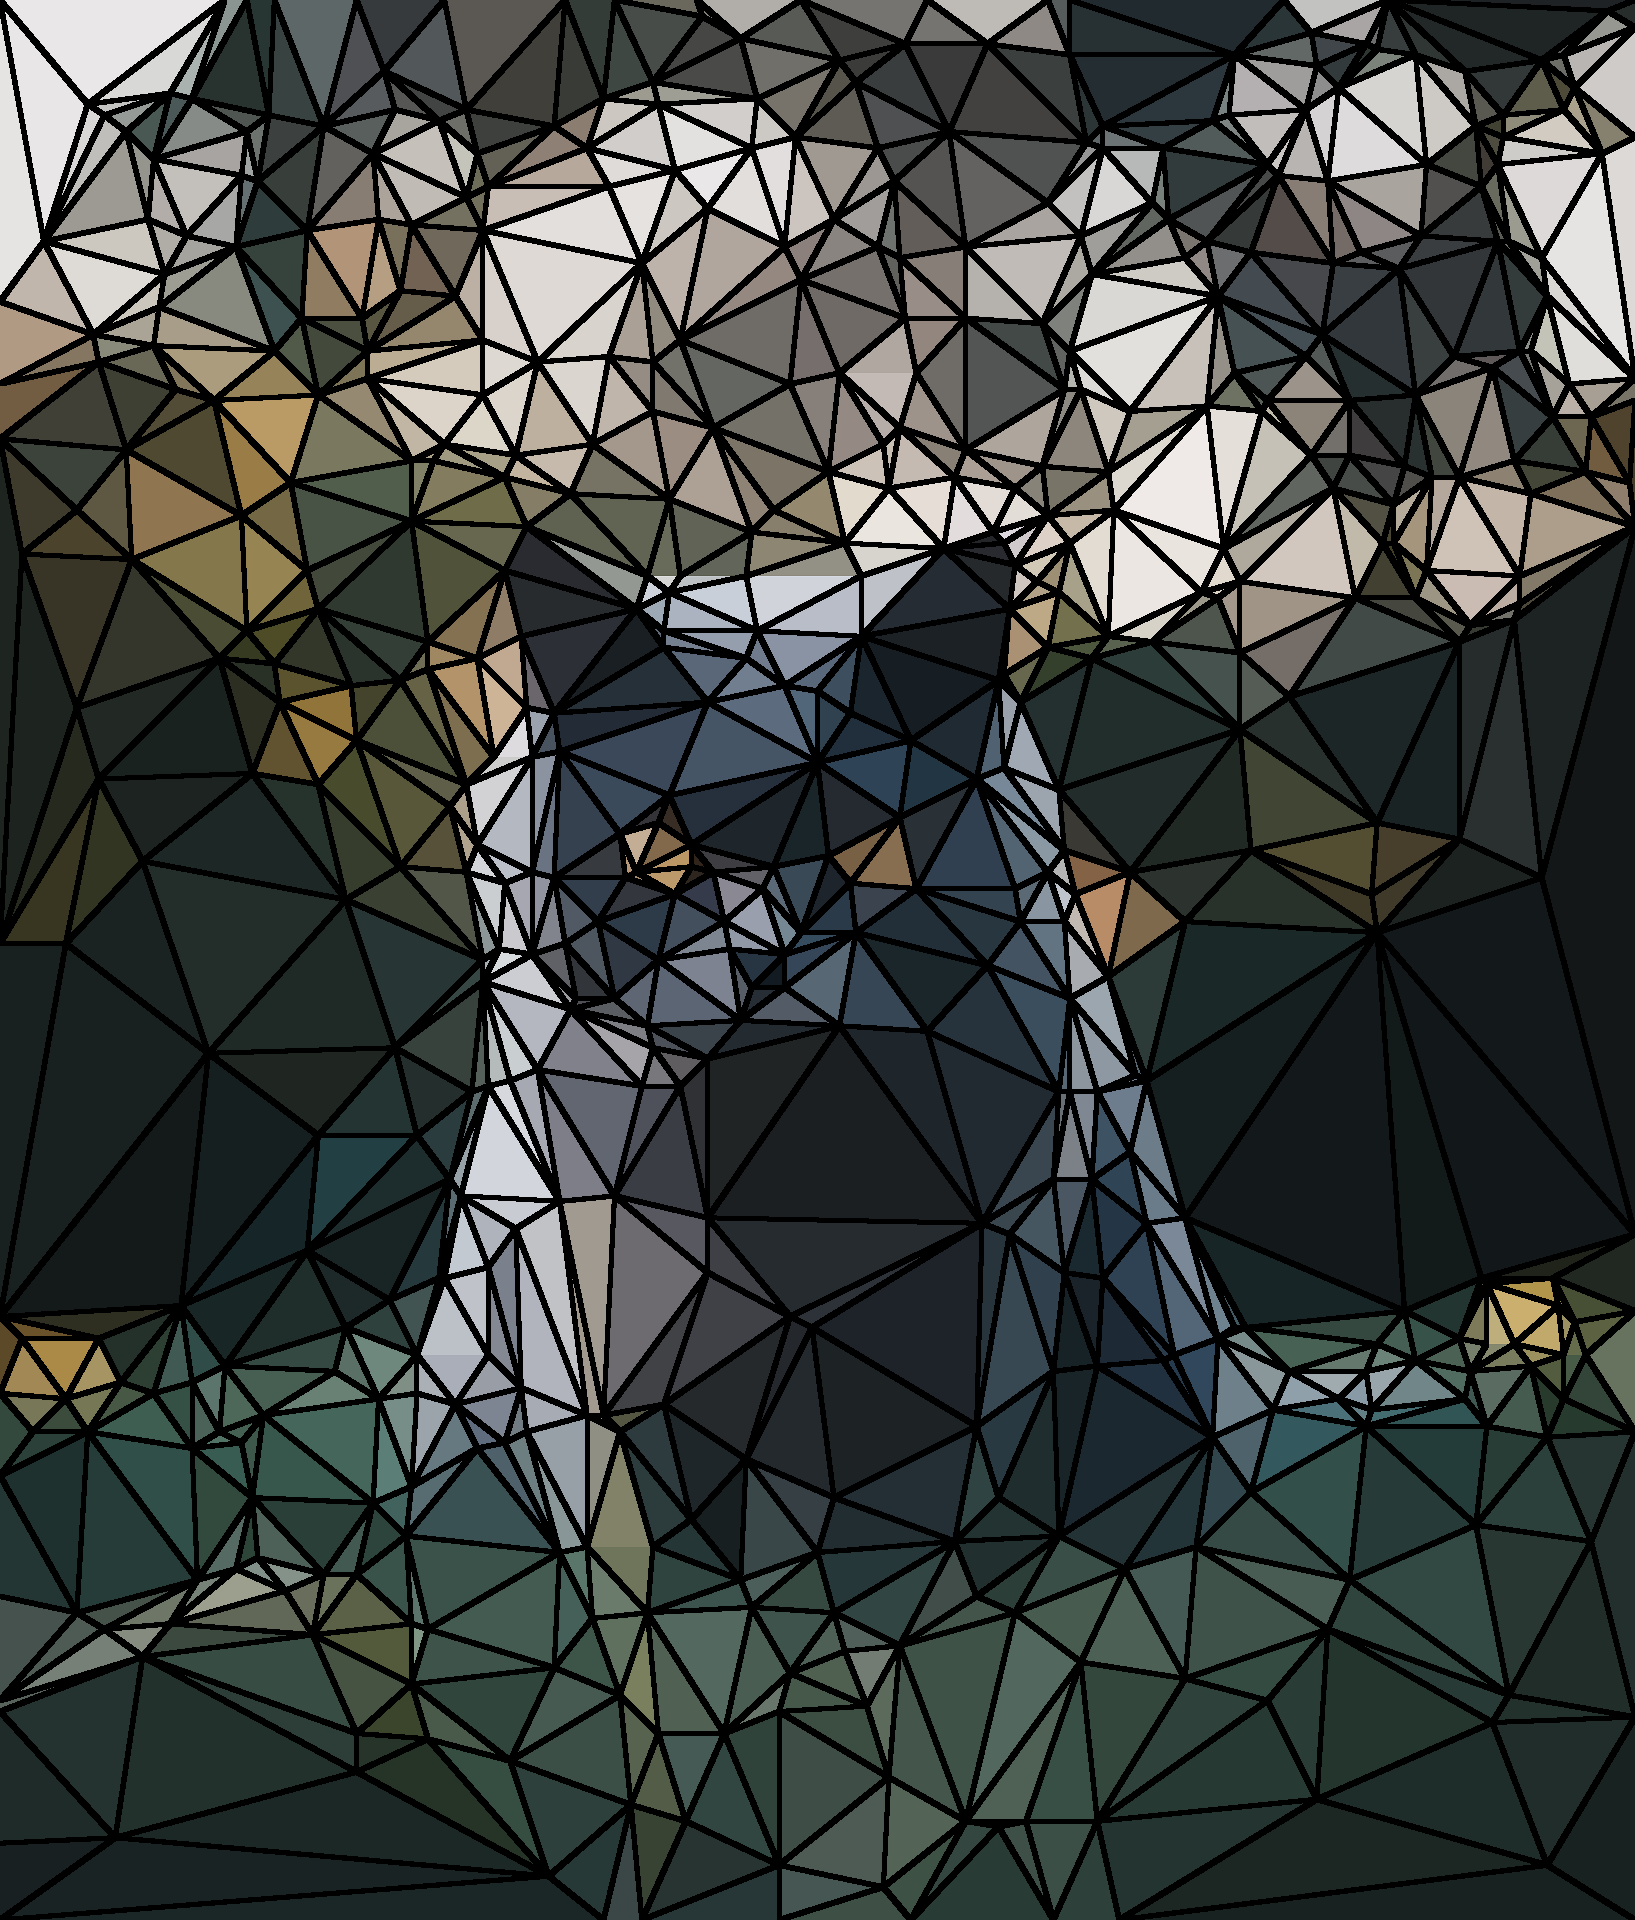

The script that saved this image:
#  ________  ___  ___      ___ ___  ________  ___  ________  ________      
# |\   ___ \|\  \|\  \    /  /|\  \|\   ____\|\  \|\   __  \|\   ___  \    
# \ \  \_|\ \ \  \ \  \  /  / | \  \ \  \___|\ \  \ \  \|\  \ \  \\ \  \   
#  \ \  \ \\ \ \  \ \  \/  / / \ \  \ \_____  \ \  \ \  \\\  \ \  \\ \  \  
#   \ \  \_\\ \ \  \ \    / /   \ \  \|____|\  \ \  \ \  \\\  \ \  \\ \  \ 
#    \ \_______\ \__\ \__/ /     \ \__\____\_\  \ \__\ \_______\ \__\\ \__\
#     \|_______|\|__|\|__|/       \|__|\_________\|__|\|_______|\|__| \|__|
#                                     \|_________|                         
                                                                         
                                                                         
import downloader
import numpy as np
from PIL import Image
from pathlib import Path

file_path = "./downloads/download.png"

Path("./downloads").mkdir(exist_ok=True)
if not Path(file_path).is_file():
    downloader.download("https://raw.githubusercontent.com/JuseokDev/VoronoiDiagramCat/main/downloads/download.png", file_path)

image = Image.open(file_path).convert("RGBA")
width, height = image.size

array = np.array(image)
result_array = array.copy()

def get_nearby(y: int, x: int, distance: int) -> list | None:
    """
    Description
    -----------
    (x, y) 좌표 주변에 있는 픽셀들을 반환 (주변 반경 distance)

    Parameters
    ----------
    y : int
    x : int
    distance : int

    Returns
    -------
    list
    """
    if distance < 0:
        return
    startY = y - distance if y - distance >= 0 else 0
    startX = x - distance if x - distance >= 0 else 0
    pixels_list = []
    for X in range(startX, x + distance + 1):
        for Y in range(startY, y + distance + 1):
            pixels_list.append((X, Y))

    return pixels_list

for h, y in enumerate(array):
    for w, data in enumerate(y):
        r: int = data[0]
        g: int = data[1]
        b: int = data[2]
        a: int = data[3]
        if a < 255:
            result_array[h][w] = (0, 0, 0, 255)
            for n in get_nearby(h, w, 2):
                if len(result_array) > n[1] and len(result_array[0]) > n[0]:
                    result_array[n[1]][n[0]] = (0, 0, 0, 255)

Image.fromarray(result_array).save("division.png")
